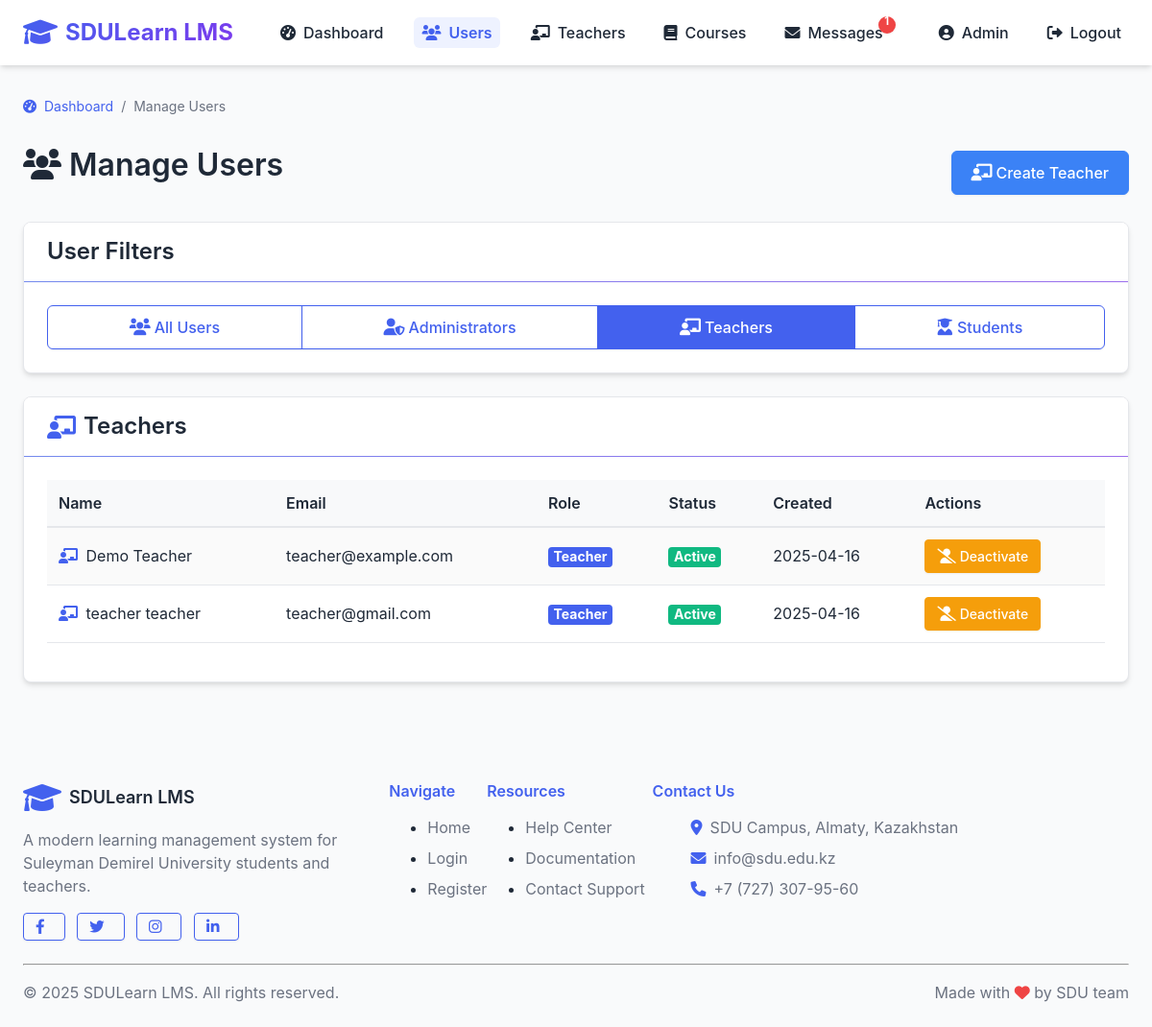
The app's page /admin/users?role=teacher (signed in) with its own data.
### lms/models/user.py (models this page shows, shortened)
class User(db.Model, UserMixin):
    __tablename__ = 'users'
    id = db.Column(db.Integer, primary_key=True)
    first_name = db.Column(db.String(50), nullable=False)
    last_name = db.Column(db.String(50), nullable=False)
    email = db.Column(db.String(120), unique=True, nullable=False)
    password_hash = db.Column(db.String(256), nullable=False)
    role_id = db.Column(db.Integer, db.ForeignKey('roles.id'), nullable=False)
    is_active = db.Column(db.Boolean, default=True)
    created_at = db.Column(db.DateTime, default=datetime.utcnow)
    updated_at = db.Column(db.DateTime, default=datetime.utcnow, onupdate=datetime.utcnow)
    certificate_path = db.Column(db.String(255), nullable=True, default=None)
    certificate_verified = db.Column(db.Boolean, nullable=True, default=False)
    certificate_submitted_at = db.Column(db.DateTime, nullable=True, default=None)
    created_courses = db.relationship('Course', backref='teacher', lazy='dynamic')
    enrollments = db.relationship('Enrollment', back_populates='student', lazy='dynamic')
    submissions = db.relationship('Submission', back_populates='student', lazy='dynamic')
    @property
    def password(self):
        raise AttributeError('Password is not a readable attribute')
    def is_admin(self):
        return self.role.name == 'admin'

### lms/routes/admin.py (the view)
@admin_bp.route('/users')
@login_required
@admin_required
def manage_users():
    role_filter = request.args.get('role', 'all')
    if role_filter == 'student':
        users = User.query.join(Role).filter(Role.name == 'student').all()
    elif role_filter == 'teacher':
        users = User.query.join(Role).filter(Role.name == 'teacher').all()
    elif role_filter == 'admin':
        users = User.query.join(Role).filter(Role.name == 'admin').all()
    else:
        users = User.query.all()
    return render_template('admin/users.html', users=users, current_filter=role_filter)

### app.py (called while the page is built)
@login_manager.user_loader
def load_user(user_id):
    return User.query.get(int(user_id))

### lms/routes/admin.py (called while the page is built)
def admin_required(f):
    @wraps(f)
    def decorated_function(*args, **kwargs):
        if not current_user.is_authenticated or not current_user.is_admin():
            flash('You do not have permission to access this page.', 'danger')
            return redirect(url_for('auth.login'))
        return f(*args, **kwargs)
    return decorated_function

### lms/templates/admin/users.html (shortened to what this page needs)
{% extends 'base.html' %}
{% block content %}
<div class="breadcrumb">
    <div class="breadcrumb-item"><a href="{{ url_for('admin.dashboard') }}"><i class="fas fa-tachometer-alt mr-1"></i> Dashboard</a></div>
    <div class="breadcrumb-item active">Manage Users</div>
</div>
<div class="d-flex justify-content-between align-items-center mb-4">
    <h1><i class="fas fa-users mr-2"></i>Manage Users</h1>
    <div>
        {% if current_filter == 'teacher' or current_filter == 'all' %}
            <a href="{{ url_for('admin.create_teacher') }}" class="btn btn-info">
                <i class="fas fa-chalkboard-teacher mr-1"></i> Create Teacher
            </a>
        {% endif %}
    </div>
</div>
<div class="card mb-4">
    <div class="card-header bg-primary text-white">
        <div class="d-flex justify-content-between align-items-center">
            <h3 class="mb-0">User Filters</h3>
        </div>
    </div>
    <div class="card-body">
        <div class="btn-group btn-group-lg w-100">
            <a href="{{ url_for('admin.manage_users', role='all') }}" class="btn {% if current_filter == 'all' %}btn-primary{% else %}btn-outline-primary{% endif %}">
                <i class="fas fa-users mr-1"></i> All Users
            </a>
            <a href="{{ url_for('admin.manage_users', role='admin') }}" class="btn {% if current_filter == 'admin' %}btn-primary{% else %}btn-outline-primary{% endif %}">
                <i class="fas fa-user-shield mr-1"></i> Administrators
            </a>
            <a href="{{ url_for('admin.manage_users', role='teacher') }}" class="btn {% if current_filter == 'teacher' %}btn-primary{% else %}btn-outline-primary{% endif %}">
                <i class="fas fa-chalkboard-teacher mr-1"></i> Teachers
            </a>
            <a href="{{ url_for('admin.manage_users', role='student') }}" class="btn {% if current_filter == 'student' %}btn-primary{% else %}btn-outline-primary{% endif %}">
                <i class="fas fa-user-graduate mr-1"></i> Students
            </a>
        </div>
    </div>
</div>
<div class="card">
    <div class="card-header">
        <h3 class="mb-0">
            {% if current_filter == 'admin' %}
                <i class="fas fa-user-shield mr-2"></i>Administrators
            {% elif current_filter == 'teacher' %}
                <i class="fas fa-chalkboard-teacher mr-2"></i>Teachers
            {% elif current_filter == 'student' %}
                <i class="fas fa-user-graduate mr-2"></i>Students
            {% else %}
                <i class="fas fa-users mr-2"></i>All Users
            {% endif %}
        </h3>
    </div>
    <div class="card-body">
        {% if users %}
            <div class="table-responsive">
                <table class="table table-striped">
                    <thead class="thead-light">
                        <tr>
                            <th>Name</th>
                            <th>Email</th>
                            <th>Role</th>
                            <th>Status</th>
                            <th>Created</th>
                            <th>Actions</th>
                        </tr>
                    </thead>
                    <tbody>
                        {% for user in users %}
                        <tr>
                            <td>
                                {% if user.role.name == 'admin' %}
                                    <i class="fas fa-user-shield text-danger mr-1"></i>
                                {% elif user.role.name == 'teacher' %}
                                    <i class="fas fa-chalkboard-teacher text-primary mr-1"></i>
                                {% else %}
                                    <i class="fas fa-user-graduate text-info mr-1"></i>
                                {% endif %}
                                {{ user.first_name }} {{ user.last_name }}
                            </td>
                            <td>{{ user.email }}</td>
                            <td>
                                {% if user.role.name == 'admin' %}
                                    <span class="badge badge-danger">Administrator</span>
                                {% elif user.role.name == 'teacher' %}
                                    <span class="badge badge-primary">Teacher</span>
                                {% else %}
                                    <span class="badge badge-info">Student</span>
                                {% endif %}
                            </td>
                            <td>
                                {% if user.is_active %}
                                    <span class="badge badge-success">Active</span>
                                {% else %}
                                    <span class="badge badge-danger">Inactive</span>
                                {% endif %}
                            </td>
                            <td>{% if user.created_at %}{{ user.created_at.strftime('%Y-%m-%d') }}{% else %}N/A{% endif %}</td>
                            <td>
                                {% if user.id != current_user.id %}
                                    {% if user.is_active %}
                                        <a href="{{ url_for('admin.toggle_user_status', user_id=user.id) }}"
                                           class="btn btn-sm btn-warning"
                                           onclick="return confirm('Are you sure you want to deactivate this user?')">
                                            <i class="fas fa-user-slash mr-1"></i> Deactivate
                                        </a>
                                    {% else %}
                                        <a href="{{ url_for('admin.toggle_user_status', user_id=user.id) }}"
                                           class="btn btn-sm btn-success"
                                           onclick="return confirm('Are you sure you want to activate this user?')">
                                            <i class="fas fa-user-check mr-1"></i> Activate
                                        </a>
                                    {% endif %}
                                {% else %}
                                    <span class="text-muted"><i>Current User</i></span>
                                {% endif %}
                            </td>
                        </tr>
                        {% endfor %}
                    </tbody>
                </table>
            </div>
        {% else %}
            <div class="alert alert-info">
                <i class="fas fa-info-circle mr-1"></i> No users found matching the selected criteria.
            </div>
        {% endif %}
    </div>
</div>
{% endblock %}

### lms/templates/base.html (shortened to what this page needs)
<!DOCTYPE html>
<html lang="en">
<head>
    <link rel="stylesheet" href="{{ url_for('static', filename='css/styles.css') }}">
    <link rel="stylesheet" href="https://cdnjs.cloudflare.com/ajax/libs/font-awesome/6.0.0-beta3/css/all.min.css">
</head>
<body>
    <nav class="navbar">
        <div class="container navbar-container">
            <a href="/" class="navbar-logo">
                <i class="fas fa-graduation-cap"></i> SDULearn LMS
            </a>
            <ul class="navbar-links" id="navbar-links">
                {% if current_user.is_authenticated %}
                    {% if current_user.is_admin() %}
                        <li><a href="{{ url_for('admin.dashboard') }}" {% if request.path.startswith('/admin/dashboard') %}class="active"{% endif %}><i class="fas fa-tachometer-alt"></i> Dashboard</a></li>
                        <li><a href="{{ url_for('admin.manage_users') }}" {% if request.path.startswith('/admin/users') %}class="active"{% endif %}><i class="fas fa-users"></i> Users</a></li>
                        <li><a href="{{ url_for('admin.manage_teachers') }}" {% if request.path.startswith('/admin/teachers') %}class="active"{% endif %}><i class="fas fa-chalkboard-teacher"></i> Teachers</a></li>
                        <li><a href="{{ url_for('admin.manage_courses') }}" {% if request.path.startswith('/admin/courses') %}class="active"{% endif %}><i class="fas fa-book"></i> Courses</a></li>
                        <li><a href="{{ url_for('messages.inbox') }}" {% if request.path.startswith('/messages') %}class="active"{% endif %}><i class="fas fa-envelope"></i> Messages
                            <span id="messages-unread-badge" class="badge badge-danger" style="display: none;"></span>
                        </a></li>
                    {% endif %}
                    <li><a href="{{ url_for('auth.profile') }}" {% if request.path.startswith('/auth/profile') %}class="active"{% endif %}><i class="fas fa-user-circle"></i> {{ current_user.first_name }}</a></li>
                    <li><a href="{{ url_for('auth.logout') }}"><i class="fas fa-sign-out-alt"></i> Logout</a></li>
                {% endif %}
            </ul>
        </div>
    </nav>
    <div class="container py-4">
        {% block content %}{% endblock %}
    </div>
    <footer class="bg-white py-4 mt-5 border-top">
        <div class="container">
            <div class="row">
                <div class="col-md-4">
                    <div class="d-flex align-items-center mb-3">
                        <i class="fas fa-graduation-cap text-primary mr-2" style="font-size: 2rem;"></i>
                        <h5 class="mb-0">SDULearn LMS</h5>
                    </div>
                    <p class="text-muted">A modern learning management system for Suleyman Demirel University students and teachers.</p>
                    <div class="mt-3">
                        <a href="#" class="btn btn-sm btn-outline-primary mr-2"><i class="fab fa-facebook-f"></i></a>
                        <a href="#" class="btn btn-sm btn-outline-primary mr-2"><i class="fab fa-twitter"></i></a>
                        <a href="#" class="btn btn-sm btn-outline-primary mr-2"><i class="fab fa-instagram"></i></a>
                        <a href="#" class="btn btn-sm btn-outline-primary"><i class="fab fa-linkedin-in"></i></a>
                    </div>
                </div>
                <div class="col-md-2">
                    <h6 class="mb-3 text-primary">Navigate</h6>
                    <ul class="list-unstyled">
                        <li class="mb-2"><a href="/" class="text-muted">Home</a></li>
                        <li class="mb-2"><a href="/auth/login" class="text-muted">Login</a></li>
                        <li class="mb-2"><a href="/auth/register" class="text-muted">Register</a></li>
                    </ul>
                </div>
                <div class="col-md-2">
                    <h6 class="mb-3 text-primary">Resources</h6>
                    <ul class="list-unstyled">
                        <li class="mb-2"><a href="#" class="text-muted">Help Center</a></li>
                        <li class="mb-2"><a href="#" class="text-muted">Documentation</a></li>
                        <li class="mb-2"><a href="#" class="text-muted">Contact Support</a></li>
                    </ul>
                </div>
                <div class="col-md-4">
                    <h6 class="mb-3 text-primary">Contact Us</h6>
                    <ul class="list-unstyled">
                        <li class="mb-2 d-flex align-items-center">
                            <i class="fas fa-map-marker-alt text-primary mr-2"></i>
                            <span class="text-muted">SDU Campus, Almaty, Kazakhstan</span>
                        </li>
                        <li class="mb-2 d-flex align-items-center">
                            <i class="fas fa-envelope text-primary mr-2"></i>
                            <span class="text-muted">info@sdu.edu.kz</span>
                        </li>
                        <li class="mb-2 d-flex align-items-center">
                            <i class="fas fa-phone text-primary mr-2"></i>
                            <span class="text-muted">+7 (727) 307-95-60</span>
                        </li>
                    </ul>
                </div>
            </div>
            <hr class="mt-4 mb-3">
            <div class="d-flex justify-content-between align-items-center">
                <p class="mb-0 text-muted">© 2025 SDULearn LMS. All rights reserved.</p>
                <p class="mb-0 text-muted">Made with <i class="fas fa-heart text-danger"></i> by SDU team</p>
            </div>
        </div>
    </footer>
</body>
</html>

### records on screen
User: first_name "Admin"
User: first_name "Demo", last_name "Teacher", email "teacher@example.com", is_active "Active", created_at "2025-04-16"
User: first_name "teacher", last_name "teacher", email "teacher@gmail.com", is_active "Active", created_at "2025-04-16"
